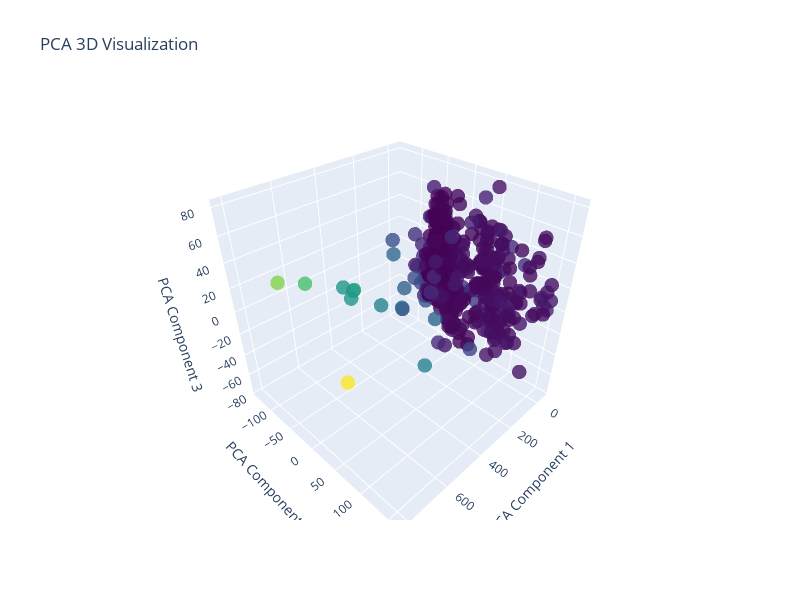

This figure's notebook cell:
### Markdown cell above
Usando ploty

### Code cell
import plotly.graph_objects as go

# Crear el gráfico 3D interactivo
fig = go.Figure(data=[go.Scatter3d(
    x=pca_result[:, 0],  
    y=pca_result[:, 1],  
    z=pca_result[:, 2],  
    mode='markers',
    marker=dict(
        size=5,
        color=pca_result[:, 0],  
        colorscale='Viridis',  
        opacity=0.8
    )
)])

# Configurar etiquetas de los ejes y título
fig.update_layout(
    scene=dict(
        xaxis_title='PCA Component 1',
        yaxis_title='PCA Component 2',
        zaxis_title='PCA Component 3'
    ),
    title='PCA 3D Visualization',
    width=800,
    height=600
)

# Mostrar el gráfico
fig.show()

### Figure 1 — Plotly figure (JSON) as saved in the notebook; plotly's stock layout.template omitted (floating-point values rounded to 4 significant figures; data arrays with more than 128 entries replaced by an {"elided": "..."} marker saying what was removed)
{"data": [{"marker": {"color": {"elided": "469 float values"}, "colorscale": [[0, "#440154"], [0.1111, "#482878"], [0.2222, "#3e4989"], [0.3333, "#31688e"], [0.4444, "#26828e"], [0.5556, "#1f9e89"], [0.6667, "#35b779"], [0.7778, "#6ece58"], [0.8889, "#b5de2b"], [1, "#fde725"]], "opacity": 0.8, "size": 5}, "mode": "markers", "type": "scatter3d", "x": {"elided": "469 float values"}, "y": {"elided": "469 float values"}, "z": {"elided": "469 float values"}}], "layout": {"height": 600, "scene": {"xaxis": {"title": {"text": "PCA Component 1"}}, "yaxis": {"title": {"text": "PCA Component 2"}}, "zaxis": {"title": {"text": "PCA Component 3"}}}, "title": {"text": "PCA 3D Visualization"}, "width": 800}}
